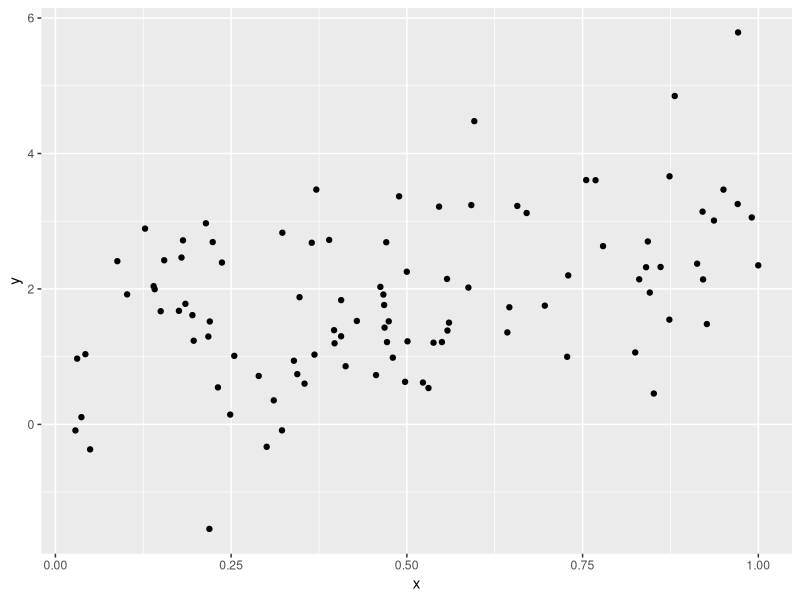

Write the R code that produced this figure.
## ---- chunk 1
library(tidyverse)

plot_df = 
  tibble(
    x = runif(100),
    y = 1+2*x + rnorm(100)
  )
plot_df |>
  ggplot(aes(x = x, y = y))+
  geom_point()
